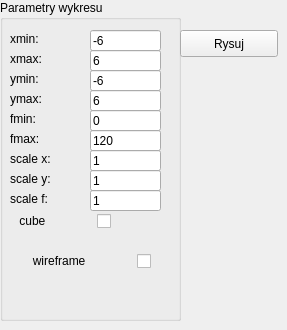
    <widget class="QWidget" name="tab">
     <attribute name="title">
      <string>Wykres</string>
     </attribute>
     <widget class="QGroupBox" name="param_wykres">
      <property name="geometry">
       <rect>
        <x>0</x>
        <y>0</y>
        <width>181</width>
        <height>321</height>
       </rect>
      </property>
      <property name="title">
       <string>Parametry wykresu</string>
      </property>
      <widget class="QLineEdit" name="fmin">
       <property name="geometry">
        <rect>
         <x>90</x>
         <y>110</y>
         <width>71</width>
         <height>21</height>
        </rect>
       </property>
       <property name="text">
        <string>0</string>
       </property>
      </widget>
      <widget class="QLabel" name="label_15">
       <property name="geometry">
        <rect>
         <x>10</x>
         <y>110</y>
         <width>67</width>
         <height>17</height>
        </rect>
       </property>
       <property name="text">
        <string>fmin:</string>
       </property>
       <property name="buddy">
        <cstring>fmin</cstring>
       </property>
      </widget>
      <widget class="QLineEdit" name="xmin">
       <property name="geometry">
        <rect>
         <x>90</x>
         <y>30</y>
         <width>71</width>
         <height>21</height>
        </rect>
       </property>
       <property name="text">
        <string>-6</string>
       </property>
      </widget>
      <widget class="QLabel" name="label_26">
       <property name="geometry">
        <rect>
         <x>10</x>
         <y>30</y>
         <width>67</width>
         <height>17</height>
        </rect>
       </property>
       <property name="text">
        <string>xmin:</string>
       </property>
       <property name="buddy">
        <cstring>xmin</cstring>
       </property>
      </widget>
      <widget class="QLabel" name="label_19">
       <property name="geometry">
        <rect>
         <x>10</x>
         <y>190</y>
         <width>67</width>
         <height>17</height>
        </rect>
       </property>
       <property name="text">
        <string>scale f:</string>
       </property>
       <property name="buddy">
        <cstring>scale_f</cstring>
       </property>
      </widget>
      <widget class="QLineEdit" name="ymax">
       <property name="geometry">
        <rect>
         <x>90</x>
         <y>90</y>
         <width>71</width>
         <height>21</height>
        </rect>
       </property>
       <property name="text">
        <string>6</string>
       </property>
      </widget>
      <widget class="QLineEdit" name="xmax">
       <property name="geometry">
        <rect>
         <x>90</x>
         <y>50</y>
         <width>71</width>
         <height>21</height>
        </rect>
       </property>
       <property name="text">
        <string>6</string>
       </property>
      </widget>
      <widget class="QLabel" name="label_27">
       <property name="geometry">
        <rect>
         <x>10</x>
         <y>170</y>
         <width>67</width>
         <height>17</height>
        </rect>
       </property>
       <property name="text">
        <string>scale y:</string>
       </property>
       <property name="buddy">
        <cstring>scale_y</cstring>
       </property>
      </widget>
      <widget class="QLineEdit" name="scale_x">
       <property name="geometry">
        <rect>
         <x>90</x>
         <y>150</y>
         <width>71</width>
         <height>21</height>
        </rect>
       </property>
       <property name="text">
        <string>1</string>
       </property>
      </widget>
      <widget class="QLabel" name="label_20">
       <property name="geometry">
        <rect>
         <x>10</x>
         <y>130</y>
         <width>67</width>
         <height>17</height>
        </rect>
       </property>
       <property name="text">
        <string>fmax:</string>
       </property>
       <property name="buddy">
        <cstring>fmax</cstring>
       </property>
      </widget>
      <widget class="QLineEdit" name="scale_y">
       <property name="geometry">
        <rect>
         <x>90</x>
         <y>170</y>
         <width>71</width>
         <height>21</height>
        </rect>
       </property>
       <property name="text">
        <string>1</string>
       </property>
      </widget>
      <widget class="QLineEdit" name="fmax">
       <property name="geometry">
        <rect>
         <x>90</x>
         <y>130</y>
         <width>71</width>
         <height>21</height>
        </rect>
       </property>
       <property name="text">
        <string>120</string>
       </property>
      </widget>
      <widget class="QLineEdit" name="scale_f">
       <property name="geometry">
        <rect>
         <x>90</x>
         <y>190</y>
         <width>71</width>
         <height>21</height>
        </rect>
       </property>
       <property name="text">
        <string>1</string>
       </property>
      </widget>
      <widget class="QLabel" name="label_23">
       <property name="geometry">
        <rect>
         <x>10</x>
         <y>150</y>
         <width>67</width>
         <height>17</height>
        </rect>
       </property>
       <property name="text">
        <string>scale x:</string>
       </property>
       <property name="buddy">
        <cstring>scale_x</cstring>
       </property>
      </widget>
      <widget class="QLabel" name="label_25">
       <property name="geometry">
        <rect>
         <x>10</x>
         <y>50</y>
         <width>67</width>
         <height>17</height>
        </rect>
       </property>
       <property name="text">
        <string>xmax:</string>
       </property>
       <property name="buddy">
        <cstring>xmax</cstring>
       </property>
      </widget>
      <widget class="QLineEdit" name="ymin">
       <property name="geometry">
        <rect>
         <x>90</x>
         <y>70</y>
         <width>71</width>
         <height>21</height>
        </rect>
       </property>
       <property name="text">
        <string>-6</string>
       </property>
      </widget>
      <widget class="QLabel" name="label_16">
       <property name="geometry">
        <rect>
         <x>10</x>
         <y>70</y>
         <width>67</width>
         <height>17</height>
        </rect>
       </property>
       <property name="text">
        <string>ymin:</string>
       </property>
       <property name="buddy">
        <cstring>ymin</cstring>
       </property>
      </widget>
      <widget class="QLabel" name="label_17">
       <property name="geometry">
        <rect>
         <x>10</x>
         <y>90</y>
         <width>67</width>
         <height>17</height>
        </rect>
       </property>
       <property name="text">
        <string>ymax:</string>
       </property>
       <property name="buddy">
        <cstring>ymax</cstring>
       </property>
      </widget>
      <widget class="QCheckBox" name="checkBox_2">
       <property name="geometry">
        <rect>
         <x>10</x>
         <y>210</y>
         <width>101</width>
         <height>22</height>
        </rect>
       </property>
       <property name="layoutDirection">
        <enum>Qt::RightToLeft</enum>
       </property>
       <property name="text">
        <string>cube              </string>
       </property>
      </widget>
      <widget class="QCheckBox" name="Wireframe">
       <property name="geometry">
        <rect>
         <x>10</x>
         <y>250</y>
         <width>141</width>
         <height>22</height>
        </rect>
       </property>
       <property name="layoutDirection">
        <enum>Qt::RightToLeft</enum>
       </property>
       <property name="text">
        <string>wireframe              </string>
       </property>
      </widget>
     </widget>
     <widget class="QPushButton" name="Rysuj">
      <property name="geometry">
       <rect>
        <x>180</x>
        <y>30</y>
        <width>98</width>
        <height>27</height>
       </rect>
      </property>
      <property name="text">
       <string>Rysuj</string>
      </property>
     </widget>
    </widget>
